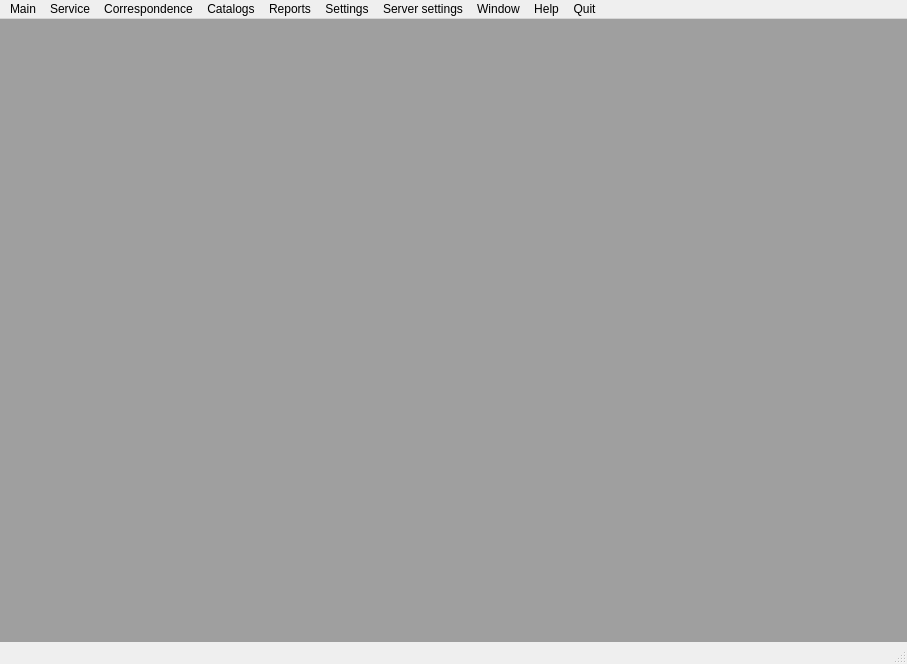
<?xml version="1.0" encoding="UTF-8"?>
<ui version="4.0">
 <class>MainWindow</class>
 <widget class="QMainWindow" name="MainWindow">
  <property name="geometry">
   <rect>
    <x>0</x>
    <y>0</y>
    <width>907</width>
    <height>664</height>
   </rect>
  </property>
  <property name="windowTitle">
   <string>MainWindow</string>
  </property>
  <property name="windowIcon">
   <iconset resource="resource1.qrc">
    <normaloff>:/some/ico/ico/database.png</normaloff>:/some/ico/ico/database.png</iconset>
  </property>
  <property name="locale">
   <locale language="English" country="UnitedStates"/>
  </property>
  <property name="iconSize">
   <size>
    <width>32</width>
    <height>32</height>
   </size>
  </property>
  <widget class="QWidget" name="centralwidget">
   <layout class="QVBoxLayout" name="verticalLayout">
    <property name="spacing">
     <number>0</number>
    </property>
    <property name="leftMargin">
     <number>0</number>
    </property>
    <property name="topMargin">
     <number>0</number>
    </property>
    <property name="rightMargin">
     <number>0</number>
    </property>
    <property name="bottomMargin">
     <number>0</number>
    </property>
    <item>
     <widget class="QMdiArea" name="mdiArea">
      <property name="verticalScrollBarPolicy">
       <enum>Qt::ScrollBarAsNeeded</enum>
      </property>
      <property name="horizontalScrollBarPolicy">
       <enum>Qt::ScrollBarAsNeeded</enum>
      </property>
      <property name="activationOrder">
       <enum>QMdiArea::StackingOrder</enum>
      </property>
      <property name="documentMode">
       <bool>true</bool>
      </property>
      <property name="tabsClosable">
       <bool>true</bool>
      </property>
      <property name="tabsMovable">
       <bool>true</bool>
      </property>
     </widget>
    </item>
   </layout>
  </widget>
  <widget class="QMenuBar" name="menubar">
   <property name="geometry">
    <rect>
     <x>0</x>
     <y>0</y>
     <width>907</width>
     <height>31</height>
    </rect>
   </property>
   <widget class="QMenu" name="menuMain">
    <property name="title">
     <string>Main</string>
    </property>
    <addaction name="actionProjects"/>
    <addaction name="actionContracts"/>
    <addaction name="actionContracts_2"/>
    <addaction name="actionSubcontracts"/>
    <addaction name="separator"/>
    <addaction name="actionFind"/>
    <addaction name="actionQuick_find_by_id"/>
    <addaction name="actionDeleted_documents"/>
   </widget>
   <widget class="QMenu" name="menuSettings">
    <property name="title">
     <string>Settings</string>
    </property>
    <widget class="QMenu" name="menuAutoCAD">
     <property name="locale">
      <locale language="English" country="UnitedStates"/>
     </property>
     <property name="title">
      <string>AutoCAD</string>
     </property>
     <property name="icon">
      <iconset resource="resource1.qrc">
       <normaloff>:/some/ico/ico/autocad.png</normaloff>:/some/ico/ico/autocad.png</iconset>
     </property>
     <addaction name="actionSelect_AutoCAD"/>
     <addaction name="actionComparing_in_AutoCAD"/>
    </widget>
    <addaction name="actionCommonSettings"/>
    <addaction name="actionProject_list"/>
    <addaction name="actionDocuments_list"/>
    <addaction name="actionImage_settings"/>
    <addaction name="menuAutoCAD"/>
   </widget>
   <widget class="QMenu" name="menuHelp">
    <property name="locale">
     <locale language="English" country="UnitedStates"/>
    </property>
    <property name="title">
     <string>Help</string>
    </property>
    <addaction name="actionAbout"/>
   </widget>
   <widget class="QMenu" name="menuWindow">
    <property name="title">
     <string>Window</string>
    </property>
    <addaction name="actionNext"/>
    <addaction name="actionPrevious"/>
    <addaction name="separator"/>
    <addaction name="actionTile"/>
    <addaction name="actionCascade"/>
    <addaction name="separator"/>
    <addaction name="actionClose_all"/>
    <addaction name="separator"/>
    <addaction name="separator"/>
   </widget>
   <widget class="QMenu" name="menuReports">
    <property name="title">
     <string>Reports</string>
    </property>
    <addaction name="actionDrawings_audit"/>
    <addaction name="actionDrawings_publish"/>
    <addaction name="actionUsers_work"/>
    <addaction name="actionSaved_documents"/>
   </widget>
   <widget class="QMenu" name="menuCatalogs">
    <property name="title">
     <string>Catalogs</string>
    </property>
    <addaction name="actionEmployees"/>
    <addaction name="actionDepartments"/>
    <addaction name="actionOrganizations"/>
    <addaction name="separator"/>
    <addaction name="actionGeobases"/>
    <addaction name="separator"/>
    <addaction name="actionProject_types"/>
    <addaction name="actionDocuments_tree"/>
   </widget>
   <widget class="QMenu" name="menuService">
    <property name="title">
     <string>Service</string>
    </property>
    <addaction name="actionScheduler"/>
    <addaction name="actionPlanner_day"/>
    <addaction name="separator"/>
    <addaction name="actionSend_message"/>
    <addaction name="actionMessages_to_me"/>
    <addaction name="actionMessages_from_me"/>
    <addaction name="separator"/>
    <addaction name="actionChange_password"/>
   </widget>
   <widget class="QMenu" name="menuQuit">
    <property name="locale">
     <locale language="English" country="UnitedStates"/>
    </property>
    <property name="title">
     <string>Quit</string>
    </property>
    <addaction name="actionQuit"/>
    <addaction name="actionQuit_and_reset"/>
   </widget>
   <widget class="QMenu" name="menuServer_settings">
    <property name="title">
     <string>Server settings</string>
    </property>
    <addaction name="actionRestrictions_on_savings"/>
   </widget>
   <widget class="QMenu" name="menuCorrespondence">
    <property name="title">
     <string>Correspondence</string>
    </property>
    <widget class="QMenu" name="menuReports_2">
     <property name="title">
      <string>Reports</string>
     </property>
     <addaction name="actionWeekly_report_old"/>
     <addaction name="actionLetters_list"/>
    </widget>
    <addaction name="actionIncoming"/>
    <addaction name="actionOutgouing"/>
    <addaction name="separator"/>
    <addaction name="menuReports_2"/>
    <addaction name="separator"/>
    <addaction name="actionTemplates_for_outgoing"/>
   </widget>
   <addaction name="menuMain"/>
   <addaction name="menuService"/>
   <addaction name="menuCorrespondence"/>
   <addaction name="menuCatalogs"/>
   <addaction name="menuReports"/>
   <addaction name="menuSettings"/>
   <addaction name="menuServer_settings"/>
   <addaction name="menuWindow"/>
   <addaction name="menuHelp"/>
   <addaction name="menuQuit"/>
  </widget>
  <widget class="QStatusBar" name="statusbar"/>
  <action name="actionProjects">
   <property name="icon">
    <iconset resource="resource1.qrc">
     <normaloff>:/some/ico/ico/shovel.png</normaloff>:/some/ico/ico/shovel.png</iconset>
   </property>
   <property name="text">
    <string>Projects</string>
   </property>
   <property name="shortcut">
    <string>Ctrl+P</string>
   </property>
  </action>
  <action name="actionCommonSettings">
   <property name="icon">
    <iconset resource="resource1.qrc">
     <normaloff>:/some/ico/ico/configure.png</normaloff>:/some/ico/ico/configure.png</iconset>
   </property>
   <property name="text">
    <string>Common...</string>
   </property>
  </action>
  <action name="actionProject_list">
   <property name="text">
    <string>Projects list...</string>
   </property>
  </action>
  <action name="actionDocuments_list">
   <property name="text">
    <string>Documents list...</string>
   </property>
  </action>
  <action name="actionAbout">
   <property name="icon">
    <iconset resource="resource1.qrc">
     <normaloff>:/some/ico/ico/about.png</normaloff>:/some/ico/ico/about.png</iconset>
   </property>
   <property name="text">
    <string>About</string>
   </property>
   <property name="menuRole">
    <enum>QAction::AboutRole</enum>
   </property>
  </action>
  <action name="actionContracts">
   <property name="icon">
    <iconset resource="resource1.qrc">
     <normaloff>:/some/ico/ico/dollar.png</normaloff>:/some/ico/ico/dollar.png</iconset>
   </property>
   <property name="text">
    <string>חוזים</string>
   </property>
   <property name="shortcut">
    <string>Ctrl+C</string>
   </property>
  </action>
  <action name="actionTile">
   <property name="text">
    <string>Tile</string>
   </property>
  </action>
  <action name="actionCascade">
   <property name="text">
    <string>Cascade</string>
   </property>
  </action>
  <action name="actionClose_all">
   <property name="text">
    <string>Close all</string>
   </property>
  </action>
  <action name="actionNext">
   <property name="text">
    <string>Next</string>
   </property>
   <property name="shortcut">
    <string>Ctrl+[</string>
   </property>
  </action>
  <action name="actionPrevious">
   <property name="text">
    <string>Previous</string>
   </property>
   <property name="shortcut">
    <string>Ctrl+]</string>
   </property>
  </action>
  <action name="actionQuick_find_by_id">
   <property name="icon">
    <iconset resource="resource1.qrc">
     <normaloff>:/some/ico/ico/search.png</normaloff>:/some/ico/ico/search.png</iconset>
   </property>
   <property name="text">
    <string>Quick find (by id)</string>
   </property>
   <property name="shortcut">
    <string>Ctrl+F</string>
   </property>
  </action>
  <action name="actionDrawings_audit">
   <property name="text">
    <string>Drawings audit</string>
   </property>
  </action>
  <action name="actionDrawings_publish">
   <property name="text">
    <string>Drawings publish</string>
   </property>
  </action>
  <action name="actionSelect_AutoCAD">
   <property name="text">
    <string>AutoCAD settings...</string>
   </property>
  </action>
  <action name="actionScheduler">
   <property name="icon">
    <iconset resource="resource1.qrc">
     <normaloff>:/some/ico/ico/calendar-month.png</normaloff>:/some/ico/ico/calendar-month.png</iconset>
   </property>
   <property name="text">
    <string>Planner</string>
   </property>
  </action>
  <action name="actionPlanner_day">
   <property name="icon">
    <iconset resource="resource1.qrc">
     <normaloff>:/some/ico/ico/calendar-day.png</normaloff>:/some/ico/ico/calendar-day.png</iconset>
   </property>
   <property name="text">
    <string>Planner day</string>
   </property>
  </action>
  <action name="actionSend_message">
   <property name="icon">
    <iconset resource="resource1.qrc">
     <normaloff>:/some/ico/ico/email-new.png</normaloff>:/some/ico/ico/email-new.png</iconset>
   </property>
   <property name="text">
    <string>Send message</string>
   </property>
  </action>
  <action name="actionMessages_to_me">
   <property name="icon">
    <iconset resource="resource1.qrc">
     <normaloff>:/some/ico/ico/email-receive.png</normaloff>:/some/ico/ico/email-receive.png</iconset>
   </property>
   <property name="text">
    <string>Messages to me</string>
   </property>
  </action>
  <action name="actionMessages_from_me">
   <property name="icon">
    <iconset resource="resource1.qrc">
     <normaloff>:/some/ico/ico/email-send.png</normaloff>:/some/ico/ico/email-send.png</iconset>
   </property>
   <property name="text">
    <string>Messages from me</string>
   </property>
  </action>
  <action name="actionQuit">
   <property name="icon">
    <iconset resource="resource1.qrc">
     <normaloff>:/some/ico/ico/exit.png</normaloff>:/some/ico/ico/exit.png</iconset>
   </property>
   <property name="text">
    <string>Quit</string>
   </property>
   <property name="shortcut">
    <string>Ctrl+Q</string>
   </property>
  </action>
  <action name="actionQuit_and_reset">
   <property name="text">
    <string>Quit and reset all settings</string>
   </property>
   <property name="shortcut">
    <string>Ctrl+Alt+Q</string>
   </property>
  </action>
  <action name="actionFind">
   <property name="icon">
    <iconset resource="resource1.qrc">
     <normaloff>:/some/ico/ico/search.png</normaloff>:/some/ico/ico/search.png</iconset>
   </property>
   <property name="text">
    <string>Find</string>
   </property>
   <property name="shortcut">
    <string>Ctrl+Shift+F</string>
   </property>
  </action>
  <action name="actionDepartments">
   <property name="text">
    <string>Departments</string>
   </property>
  </action>
  <action name="actionOrganizations">
   <property name="text">
    <string>Organizations</string>
   </property>
  </action>
  <action name="actionUsers_work">
   <property name="text">
    <string>Users work</string>
   </property>
  </action>
  <action name="actionComparing_in_AutoCAD">
   <property name="text">
    <string>Comparing in AutoCAD...</string>
   </property>
  </action>
  <action name="actionEmployees">
   <property name="text">
    <string>Employees / users</string>
   </property>
  </action>
  <action name="actionDeleted_documents">
   <property name="icon">
    <iconset resource="resource1.qrc">
     <normaloff>:/some/ico/ico/trash.png</normaloff>:/some/ico/ico/trash.png</iconset>
   </property>
   <property name="text">
    <string>Deleted documents</string>
   </property>
  </action>
  <action name="actionChange_password">
   <property name="text">
    <string>Change password...</string>
   </property>
  </action>
  <action name="actionDocuments_tree">
   <property name="text">
    <string>Documents tree</string>
   </property>
  </action>
  <action name="actionSaved_documents">
   <property name="text">
    <string>Saved documents</string>
   </property>
  </action>
  <action name="actionRestrictions_on_savings">
   <property name="text">
    <string>Restrictions on savings</string>
   </property>
  </action>
  <action name="actionGeobases">
   <property name="text">
    <string>Geobases</string>
   </property>
  </action>
  <action name="actionIncoming">
   <property name="text">
    <string>Incoming</string>
   </property>
  </action>
  <action name="actionOutgouing">
   <property name="text">
    <string>Outgouing</string>
   </property>
  </action>
  <action name="actionTemplates_for_outgoing">
   <property name="text">
    <string>Templates</string>
   </property>
  </action>
  <action name="actionWeekly_report_old">
   <property name="text">
    <string>Weekly report (old)</string>
   </property>
  </action>
  <action name="actionLetters_list">
   <property name="text">
    <string>Letters list</string>
   </property>
  </action>
  <action name="actionProject_types">
   <property name="text">
    <string>Project types...</string>
   </property>
  </action>
  <action name="actionContracts_2">
   <property name="icon">
    <iconset resource="resource1.qrc">
     <normaloff>:/some/ico/ico/dollar.png</normaloff>:/some/ico/ico/dollar.png</iconset>
   </property>
   <property name="text">
    <string>Contracts</string>
   </property>
  </action>
  <action name="actionImage_settings">
   <property name="text">
    <string>Image settings...</string>
   </property>
  </action>
  <action name="actionSubcontracts">
   <property name="icon">
    <iconset resource="resource1.qrc">
     <normaloff>:/some/ico/ico/dollar.png</normaloff>:/some/ico/ico/dollar.png</iconset>
   </property>
   <property name="text">
    <string>Subcontracts</string>
   </property>
  </action>
 </widget>
 <resources>
  <include location="resource1.qrc"/>
 </resources>
 <connections>
  <connection>
   <sender>actionTile</sender>
   <signal>triggered()</signal>
   <receiver>mdiArea</receiver>
   <slot>tileSubWindows()</slot>
   <hints>
    <hint type="sourcelabel">
     <x>-1</x>
     <y>-1</y>
    </hint>
    <hint type="destinationlabel">
     <x>453</x>
     <y>331</y>
    </hint>
   </hints>
  </connection>
  <connection>
   <sender>actionCascade</sender>
   <signal>triggered()</signal>
   <receiver>mdiArea</receiver>
   <slot>cascadeSubWindows()</slot>
   <hints>
    <hint type="sourcelabel">
     <x>-1</x>
     <y>-1</y>
    </hint>
    <hint type="destinationlabel">
     <x>453</x>
     <y>331</y>
    </hint>
   </hints>
  </connection>
  <connection>
   <sender>actionClose_all</sender>
   <signal>triggered()</signal>
   <receiver>mdiArea</receiver>
   <slot>closeAllSubWindows()</slot>
   <hints>
    <hint type="sourcelabel">
     <x>-1</x>
     <y>-1</y>
    </hint>
    <hint type="destinationlabel">
     <x>453</x>
     <y>331</y>
    </hint>
   </hints>
  </connection>
  <connection>
   <sender>actionNext</sender>
   <signal>triggered()</signal>
   <receiver>mdiArea</receiver>
   <slot>activateNextSubWindow()</slot>
   <hints>
    <hint type="sourcelabel">
     <x>-1</x>
     <y>-1</y>
    </hint>
    <hint type="destinationlabel">
     <x>453</x>
     <y>331</y>
    </hint>
   </hints>
  </connection>
  <connection>
   <sender>actionPrevious</sender>
   <signal>triggered()</signal>
   <receiver>mdiArea</receiver>
   <slot>activatePreviousSubWindow()</slot>
   <hints>
    <hint type="sourcelabel">
     <x>-1</x>
     <y>-1</y>
    </hint>
    <hint type="destinationlabel">
     <x>453</x>
     <y>331</y>
    </hint>
   </hints>
  </connection>
 </connections>
</ui>
